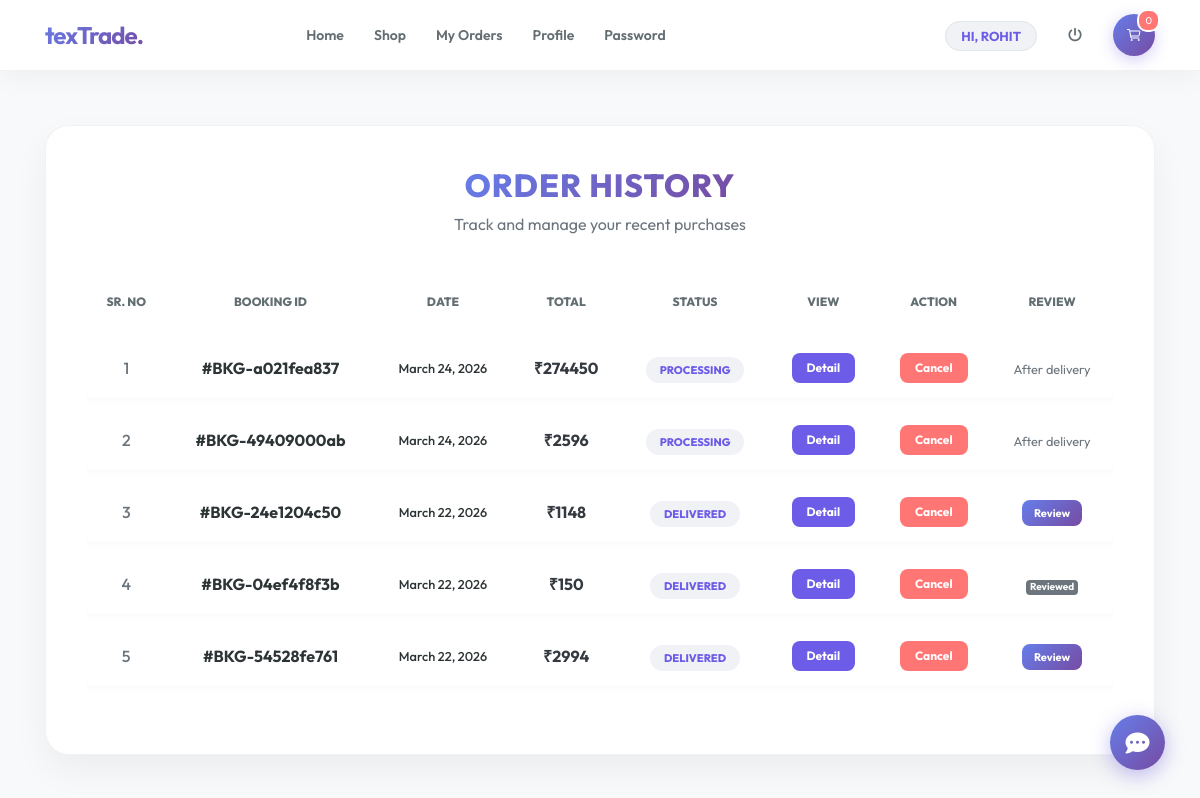
/view_booking (signed in), run on an earlier commit of the app's database.
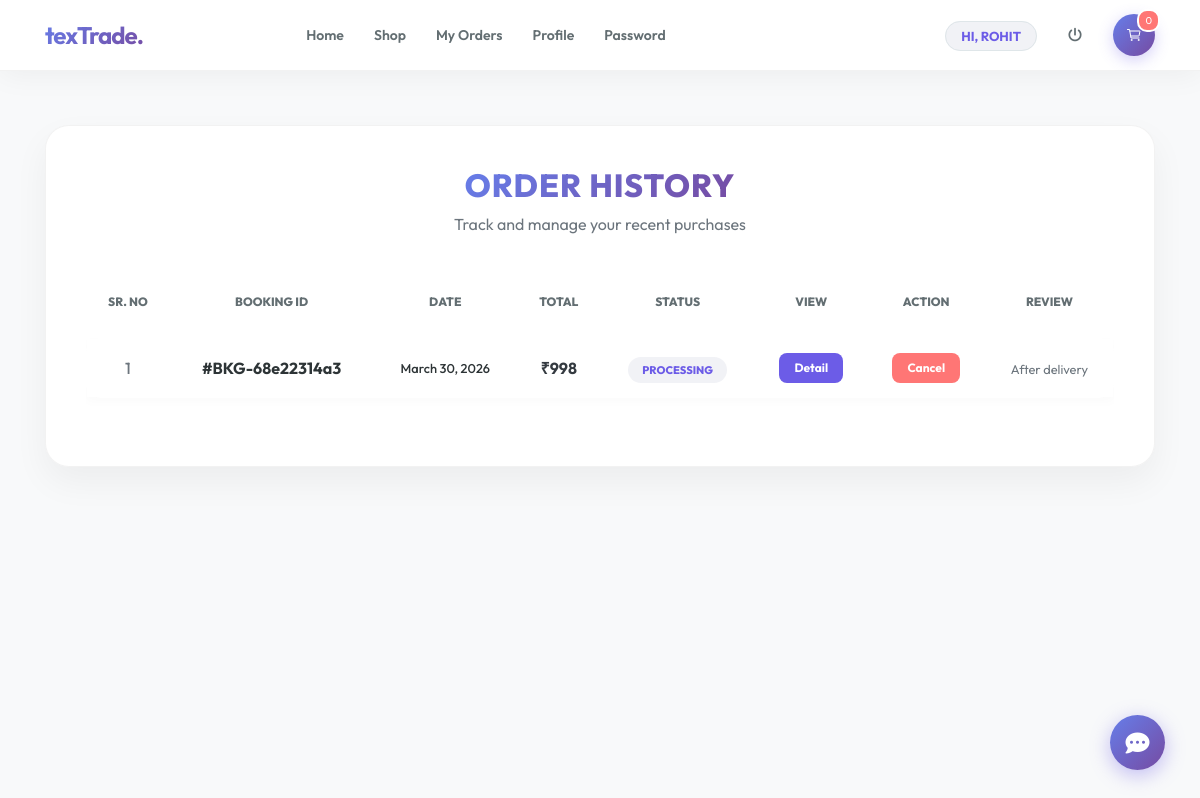
And on a later commit of the database.
### textiles/models.py (models this page shows, shortened)
class Booking(models.Model):
    id = models.AutoField(primary_key=True)
    status = models.CharField(max_length=30,null=True)
    profile = models.ForeignKey(Profile, on_delete=models.CASCADE, null=True)
    booking_id = models.CharField(max_length=200, unique=True, blank=True)
    book_date = models.CharField(max_length=30, null=True)
    total = models.IntegerField(null=True)
    payment = models.ForeignKey(Payment, on_delete=models.SET_NULL, null=True, blank=True )

### textiles/views.py (the view)
# urls.py: path('view_booking', View_Booking, name='view_booking'),
def View_Booking(request):
    if not request.user.is_authenticated:
        return redirect('login')
    user = User.objects.get(id=request.user.id)
    profile = Profile.objects.get(user=user)
    cart = Cart.objects.filter(profile=profile)
    book = list(
        Booking.objects.filter(profile=profile)
        .prefetch_related("items__product")
        .order_by("-id")
    )
    reviewed_product_ids = set(
        Review.objects.filter(user=user).values_list("product_id", flat=True)
    )
    for b in book:
        pending, has_rev = _pending_reviews_for_booking_items(
            b, b.items.all(), reviewed_product_ids
        )
        b.pending_review_items = pending
        b.has_reviewable_products = has_rev
    num1 = cart.count()
    d = {"book": book, "num1": num1}
    return render(request, "view_booking.html", d)

### textiles/views.py (called while the page is built)
def _pending_reviews_for_booking_items(booking, items, reviewed_product_ids):
    pending = []
    has_reviewable = False
    if (booking.status or "").strip().lower() != "delivered":
        return pending, has_reviewable
    for item in items:
        if not item.product:
            continue
        has_reviewable = True
        if item.product.id not in reviewed_product_ids:
            name = (item.product_name or item.product.name or "Product")[:100]
            pending.append(
                {
                    "name": name,
                    "url": reverse(
                        "add_review",
                        kwargs={
                            "booking_id": booking.booking_id,
                            "product_id": item.product.id,
                        },
                    ),
                }
            )
    return pending, has_reviewable

### textiles/templates/view_booking.html (shortened to what this page needs)
{% extends 'navigation.html' %}
{% block body %}
<div class="container">
    <div class="booking-container">
        <div class="page-header">
            <h2>Order History</h2>
            <p class="text-muted">Track and manage your recent purchases</p>
        </div>
        <div class="table-responsive">
            <table class="table custom-table">
                <thead>
                    <tr>
                        <th>Sr. No</th>
                        <th>Booking ID</th>
                        <th>Date</th>
                        <th>Total</th>
                        <th>Status</th>
                        <th>View</th>
                        <th>Action</th>
                        <th>Review</th>
                    </tr>
                </thead>
                <tbody>
                    {% for i in book %}
                    <tr>
                        <td class="text-muted">{{ forloop.counter }}</td>
                        <td class="font-weight-bold">#{{ i.booking_id }}</td>
                        <td class="small">{{ i.book_date }}</td>
                        <td class="font-weight-bold text-dark">₹{{ i.total }}</td>
                        <td><span class="status-badge">{{ i.status }}</span></td>
                        <td>
                            <a href="{% url 'booking_detail' i.booking_id i.id %}">
                                <button class="btn-detail">Detail</button>
                            </a>
                        </td>
                        <td>
                            <a href="{% url 'delete_booking' i.booking_id i.id %}" onclick="return confirm('Are you sure?')">
                                <button class="btn-cancel">Cancel</button>
                            </a>
                        </td>
                        <td>
                            {% if i.status|default:''|lower == 'delivered' %}
                                {% if i.pending_review_items|length > 1 %}
                                    <button type="button" class="btn-review" data-toggle="modal" data-target="#reviewPickModal-{{ i.id }}">
                                        Review
                                    </button>
                                {% elif i.pending_review_items|length == 1 %}
                                    <a href="{{ i.pending_review_items.0.url }}" class="btn-review text-decoration-none">Review</a>
                                {% elif i.has_reviewable_products %}
                                    <span class="badge badge-secondary" style="font-size: 10px;">Reviewed</span>
                                {% else %}
                                    <span class="text-muted small">—</span>
                                {% endif %}
                            {% else %}
                                <span class="text-muted small">After delivery</span>
                            {% endif %}
                        </td>
                    </tr>
                    {% endfor %}
                </tbody>
            </table>
        </div>
    </div>
</div>
{% endblock %}

What changed in the data, as far as the page shows it:
removed Booking: booking_id "BKG-a021fea837", book_date "March 24, 2026", total "274450", status "PROCESSING", shows "After delivery"
removed Booking: booking_id "BKG-49409000ab", book_date "March 24, 2026", total "2596", status "PROCESSING", shows "After delivery"
removed Booking: booking_id "BKG-24e1204c50", book_date "March 22, 2026", total "1148", status "DELIVERED"
removed Booking: booking_id "BKG-04ef4f8f3b", book_date "March 22, 2026", total "150", status "DELIVERED", shows "Reviewed"
removed Booking: booking_id "BKG-54528fe761", book_date "March 22, 2026", total "2994", status "DELIVERED"
added Booking: booking_id "BKG-68e22314a3", book_date "March 30, 2026", total "998", status "PROCESSING", shows "After delivery"
